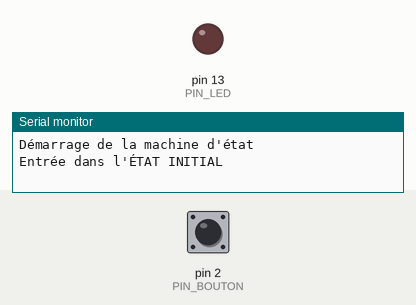
Recording of a program running on a simulated Arduino Mega 2560, built with avr-gcc and run on an emulated ATmega2560. Shown: output pins drawn as LEDs (lit = HIGH), the last lines printed to the serial monitor. The test bench sets the inputs (shaded band); at power-on: pin 2 (PIN_BOUTON) HIGH.

Above: at 1.2 s.
1.3 s: pin 2 (PIN_BOUTON) pulled LOW for 0.15 s
At 2.7 s:
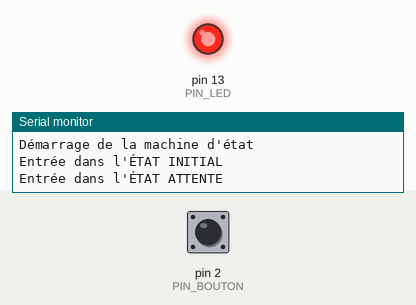
Timing chart, 0 to 10.4 s (numbered marks = the images above; inputs shaded):
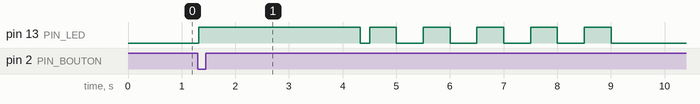

The program:

main.cpp
```cpp
#include "config.h"


#include "etatInitial.h"
#include "etatAttente.h"
#include "etatAction.h"
#include "etatFinal.h"

// Définition des variables globales
StateMachine machine = StateMachine();
Button bouton(PIN_BOUTON);
unsigned long tempsDebut = 0;

// Création des états
State* etatInitial = machine.addState(&EtatInitial);
State* etatAttente = machine.addState(&EtatAttente);
State* etatAction = machine.addState(&EtatAction);
State* etatFinal = machine.addState(&EtatFinal);

void setup() {
  // Initialisation de la communication série
  Serial.begin(9600);
  Serial.println("Démarrage de la machine d'état");

  // Configuration des broches
  pinMode(PIN_LED, OUTPUT);
  // Pas besoin de configurer PIN_BOUTON car la librairie Button s'en charge
  bouton.begin();

  // Configuration des transitions
  etatInitial->addTransition(&transition_Initial_Attente, etatAttente);
  etatAttente->addTransition(&transition_Attente_Action, etatAction);
  etatAttente->addTransition(&transition_Attente_Initial, etatInitial);
  etatAction->addTransition(&transition_Action_Final, etatFinal);
  etatFinal->addTransition(&transition_Final_Initial, etatInitial);

  // Démarrer la machine dans l'état initial
  machine.run();
}

void loop() {
  // Mettre à jour la machine d'état
  machine.run();

  // Petit délai pour éviter une utilisation excessive du CPU
  delay(DELAI_BOUCLE_MS);
}
```

etatAction.h
```cpp
#ifndef ETAT_ACTION_H
#define ETAT_ACTION_H

#include "config.h"

// Déclaration des fonctions
void EtatAction();
bool transition_Action_Final();

#endif
```

etatAttente.h
```cpp
#ifndef ETAT_ATTENTE_H
#define ETAT_ATTENTE_H

#include "config.h"

// Déclaration des fonctions
void EtatAttente();
bool transition_Attente_Initial();
bool transition_Attente_Action();

#endif
```

etatFinal.h
```cpp
#ifndef ETAT_FINAL_H
#define ETAT_FINAL_H

#include "config.h"

// Déclaration des fonctions
void EtatFinal();
bool transition_Final_Initial();

#endif
```

etatInitial.h
```cpp
#ifndef ETAT_INITIAL_H
#define ETAT_INITIAL_H

#include "config.h"

// Déclaration des fonctions
void EtatInitial();
bool transition_Initial_Attente();

#endif
```

etatAction.cpp
```cpp
#include "etatAction.h"

/**
 * Fonction exécutée pendant l'état d'action
 * Clignottement rapide de la LED
 * passe à l'état FINAL après 5 secondes
 * @param aucun
 * @return aucun
 */
void EtatAction() {

  if(machine.executeOnce){
    Serial.println("Entrée dans l'ÉTAT ACTION");
    digitalWrite(PIN_LED, LOW);
    tempsDebut = millis();
  }

  // Faire clignoter la LED rapidement
  digitalWrite(PIN_LED, (millis() / BLINK_HALF_TIME) % 2);
}

// Après 5 secondes, passer à l'état final
bool transition_Action_Final(){
  return (millis() - tempsDebut >= DELAI_ACTION);
}
```

etatAttente.cpp
```cpp
#include "etatAttente.h"

/**
 * Fonction exécutée pendant l'état d'attente
 * Allume la LED et passe à l'état ACTION après 3 secondes
 * @param aucun
 * @return aucun
 */
void EtatAttente() {
  if(machine.executeOnce) {
    Serial.println("Entrée dans l'ÉTAT ATTENTE");
    tempsDebut = millis();
    digitalWrite(PIN_LED, HIGH);
  }

}

/**
 * Fonction de transition de l'état d'attente vers l'état initial
 * @param aucun
 * @return true si le bouton est pressé, false sinon
 */
bool transition_Attente_Initial() {
  return bouton.pressed();
}

/**
 * Fonction de transition de l'état d'attente vers l'état d'action
 * @param aucun
 * @return true si le délai est écoulé, false sinon
 */
bool transition_Attente_Action() {
  return (millis() - tempsDebut >= DELAI_ATTENTE);
}
```

etatFinal.cpp
```cpp
#include "etatFinal.h"

/**
 * Fonction exécutée pendant l'état final
 * Print de l'état, éteint la LED et attend que le bouton soit pressé
 * @param aucun
 * @return aucun
 */
void EtatFinal() {
  if(machine.executeOnce) {
    Serial.println("Entrée dans l'ÉTAT FINAL");
    digitalWrite(PIN_LED, LOW);
    // oublier l'état du bouton pour éviter une transition immédiate si le bouton était déjà pressé en entrant dans cet état
    bouton.toggled();
  }

  // Exemple d'utilisation d'autres fonctionnalités de la librairie Button
  if (bouton.released()) {
    Serial.println("Bouton relâché dans l'état final");
  }
}

/**
 * Fonction de transition de l'état final vers l'état initial
 * @param aucun
 * @return true si le bouton est pressé, false sinon
 */
bool transition_Final_Initial() {
  return bouton.pressed();
}
```

etatInitial.cpp
```cpp
#include "etatInitial.h"

/**
 * Fonction exécutée pendant l'état initial
 * éteint la LED et passe à l'état ATTENTE sur appui du bouton
 * @param aucun
 * @return aucun
 */
void EtatInitial() {
  if(machine.executeOnce) {
    Serial.println("Entrée dans l'ÉTAT INITIAL");
    digitalWrite(PIN_LED, LOW);
  }

}

/**
 * Fonction de transition de l'état initial vers l'état d'attente
 * @param aucun
 * @return true si le bouton est pressé, false sinon
 */
bool transition_Initial_Attente() {
  return bouton.pressed();
}
```

config.h
```cpp
// ce fichier de configuration rassemble au même endroit toutes les constantes

// ces lignes permettent d'éviter les inclusions multiples
#ifndef CONFIG_H
#define CONFIG_H


#include <Arduino.h>
#include <StateMachine.h>
#include <Button.h>


// ----------------------------------------------------------------
// Infrarouge
// protocole NEC uniquement pour ce projet
#define DECODE_NEC
#define EXCLUDE_EXOTIC_PROTOCOLS
#define RAW_BUFFER_LENGTH  750
// ----------------------------------------------------------------

// le mot clé #define permet de définir des constantes, les valeurs seront effectivement remplacées
// dans le code avant la compilation.
// C'est une bonne pratique de mettre les constantes en majuscules.

// Définition des broches
#define PIN_LED 13
#define PIN_BOUTON 2


// Définition des délais
#define DELAI_ATTENTE 3000  // 3 secondes
#define DELAI_ACTION 5000   // 5 secondes
#define DELAI_BOUCLE_MS 10 // 10 millisecondes par boucle
#define BLINK_HALF_TIME 500 // 500 ms pour un clignotement rapide 1Hz

// Déclaration des variables globales (définies dans main.cpp)
extern StateMachine machine;
extern Button bouton;
extern unsigned long tempsDebut;

#endif
```

Measured:
- after the input at 1.3 s, pin 13 (PIN_LED): goes HIGH 3.0 s, LOW 0.18 s, 4 × (HIGH 0.49 s, LOW 0.50 s), HIGH 0.50 s, then LOW, starting at once
